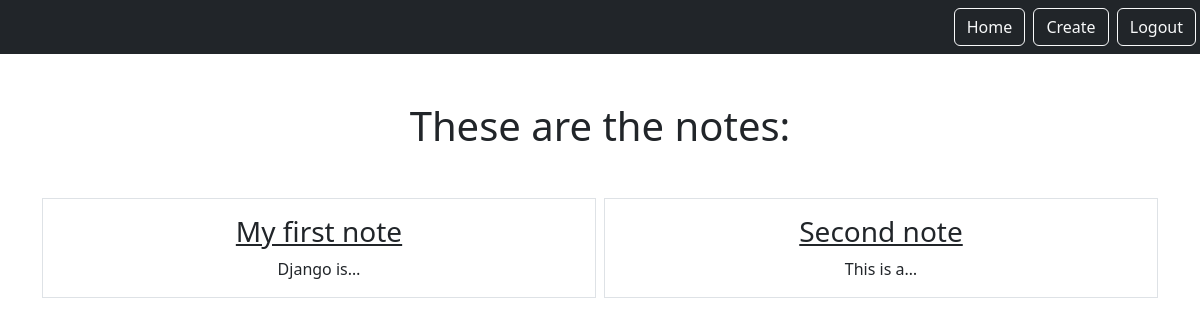
The app's page /smart/notes (signed in), older data.
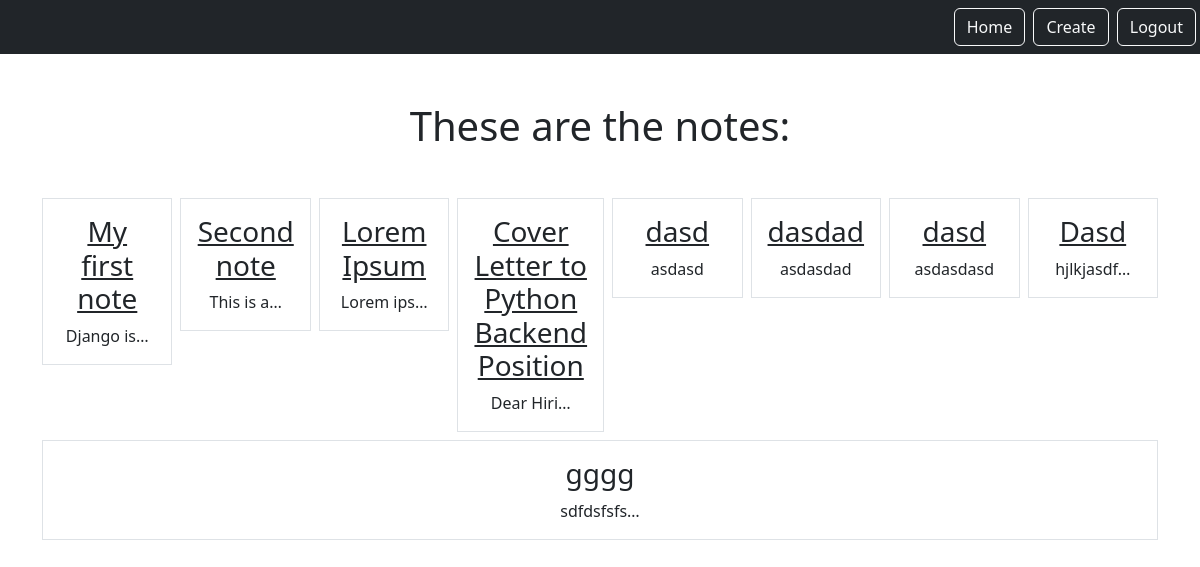
The same page, newer data.
### notes/models.py (models this page shows)
class Notes(models.Model):
    title = models.CharField(max_length=200)
    text = models.TextField()
    created = models.DateTimeField(auto_now_add=True)
    user = models.ForeignKey(User, on_delete=models.CASCADE, related_name="notes")

### notes/views.py (the view)
# urls.py: path('notes', views.NotesListView.as_view(), name="notes.list"),
class NotesListView(LoginRequiredMixin, ListView):
    model = Notes
    context_object_name = "notes"
    template_name = "notes/notes_list.html"
    login_url = "/admin"
    def get_queryset(self) -> QuerySet[Any]:
        return self.request.user.notes.all()

### notes/templates/notes/notes_list.html (shortened to what this page needs)
{% extends "base.html" %}
{% block content %}
<head>
</head>
<body>
    <h1 class="my-5">These are the notes:</h1>
    <div class="row row-cols3 g-2">
        {% for note in notes %}
        <div class="col">
            <div class="p-3 border">
                <a href="{% url 'notes.detail' pk=note.id %}" class="text-dark text-decoration-non">
                    <h3>{{ note.title }}</h3>
                </a>
                {{ note.text|truncatechars:10 }}
            </div>
        </div>
        {% endfor %}
    </div>
</body>
</html>
{% endblock %}

Row changes from the older to the newer data that the page shows:
added Notes: title "Lorem Ipsum", text "Lorem ips…"
added Notes: title "Cover Letter to Python Backend Position", text "Dear Hiri…"
added Notes: title "dasd", text "asdasd"
added Notes: title "dasdad", text "asdasdad"
added Notes: title "dasd", text "asdasdasd"
added Notes: title "Dasd", text "hjlkjasdf…"
added Notes: title "gggg", text "sdfdsfsfs…"
